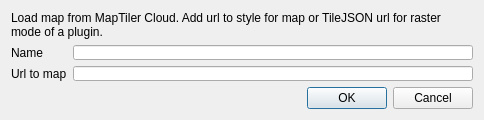
<?xml version="1.0" encoding="UTF-8"?>
<ui version="4.0">
 <class>editConnectionDialogBase</class>
 <widget class="QDialog" name="editConnectionDialogBase">
  <property name="geometry">
   <rect>
    <x>0</x>
    <y>0</y>
    <width>479</width>
    <height>114</height>
   </rect>
  </property>
  <property name="sizePolicy">
   <sizepolicy hsizetype="Fixed" vsizetype="Fixed">
    <horstretch>0</horstretch>
    <verstretch>0</verstretch>
   </sizepolicy>
  </property>
  <property name="minimumSize">
   <size>
    <width>0</width>
    <height>0</height>
   </size>
  </property>
  <property name="maximumSize">
   <size>
    <width>479</width>
    <height>114</height>
   </size>
  </property>
  <property name="windowTitle">
   <string>Edit Connection</string>
  </property>
  <layout class="QVBoxLayout" name="verticalLayout">
   <item>
    <widget class="QLabel" name="label_3">
     <property name="text">
      <string>Load map from MapTiler Cloud. Add url to style for map or TileJSON url for raster mode of a plugin.</string>
     </property>
     <property name="wordWrap">
      <bool>true</bool>
     </property>
    </widget>
   </item>
   <item>
    <layout class="QGridLayout" name="gridLayout">
     <item row="0" column="0">
      <widget class="QLabel" name="label">
       <property name="font">
        <font>
         <pointsize>9</pointsize>
        </font>
       </property>
       <property name="text">
        <string>Name</string>
       </property>
      </widget>
     </item>
     <item row="0" column="1">
      <widget class="QLineEdit" name="name_txt">
       <property name="enabled">
        <bool>true</bool>
       </property>
       <property name="minimumSize">
        <size>
         <width>400</width>
         <height>0</height>
        </size>
       </property>
       <property name="maxLength">
        <number>200</number>
       </property>
      </widget>
     </item>
     <item row="1" column="0">
      <widget class="QLabel" name="label_2">
       <property name="enabled">
        <bool>true</bool>
       </property>
       <property name="font">
        <font>
         <pointsize>9</pointsize>
        </font>
       </property>
       <property name="text">
        <string>Url to map</string>
       </property>
      </widget>
     </item>
     <item row="1" column="1">
      <widget class="QLineEdit" name="url_txt">
       <property name="enabled">
        <bool>true</bool>
       </property>
       <property name="minimumSize">
        <size>
         <width>400</width>
         <height>0</height>
        </size>
       </property>
       <property name="text">
        <string/>
       </property>
       <property name="maxLength">
        <number>200</number>
       </property>
      </widget>
     </item>
    </layout>
   </item>
   <item>
    <widget class="QDialogButtonBox" name="button_box">
     <property name="orientation">
      <enum>Qt::Horizontal</enum>
     </property>
     <property name="standardButtons">
      <set>QDialogButtonBox::Cancel|QDialogButtonBox::Ok</set>
     </property>
    </widget>
   </item>
  </layout>
 </widget>
 <resources/>
 <connections/>
</ui>
